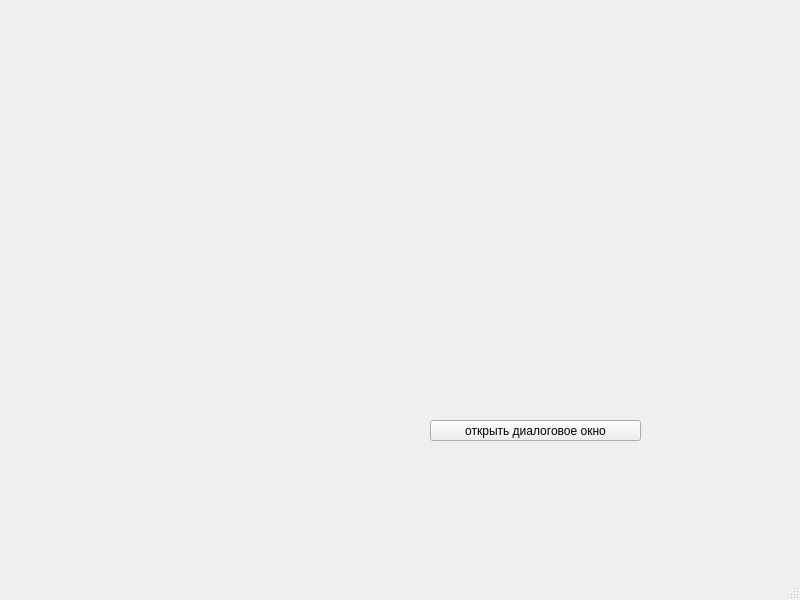
<?xml version="1.0" encoding="UTF-8"?>
<ui version="4.0">
 <class>MainWindow</class>
 <widget class="QMainWindow" name="MainWindow">
  <property name="geometry">
   <rect>
    <x>0</x>
    <y>0</y>
    <width>800</width>
    <height>600</height>
   </rect>
  </property>
  <property name="windowTitle">
   <string>MainWindow</string>
  </property>
  <widget class="QWidget" name="centralwidget">
   <widget class="QPushButton" name="pushButton">
    <property name="geometry">
     <rect>
      <x>430</x>
      <y>420</y>
      <width>211</width>
      <height>21</height>
     </rect>
    </property>
    <property name="text">
     <string>открыть диалоговое окно</string>
    </property>
   </widget>
  </widget>
  <widget class="QMenuBar" name="menubar">
   <property name="geometry">
    <rect>
     <x>0</x>
     <y>0</y>
     <width>800</width>
     <height>20</height>
    </rect>
   </property>
  </widget>
  <widget class="QStatusBar" name="statusbar"/>
 </widget>
 <resources/>
 <connections/>
</ui>
